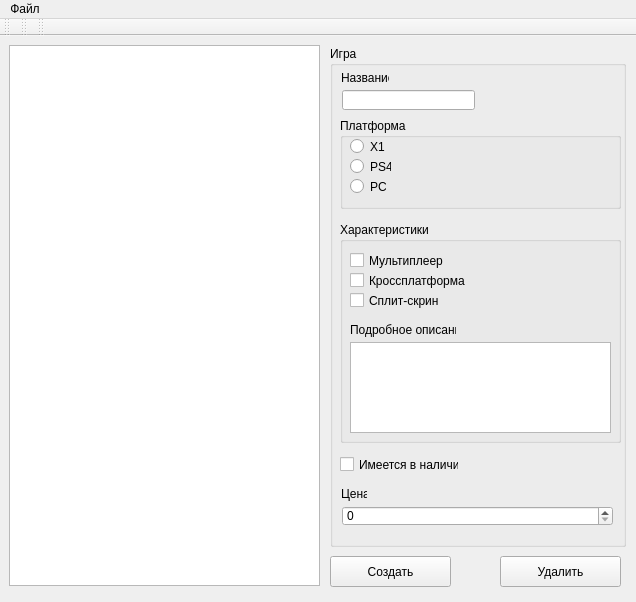
<?xml version="1.0" encoding="UTF-8"?>
<ui version="4.0">
 <class>videogameClass</class>
 <widget class="QMainWindow" name="videogameClass">
  <property name="geometry">
   <rect>
    <x>0</x>
    <y>0</y>
    <width>636</width>
    <height>602</height>
   </rect>
  </property>
  <property name="minimumSize">
   <size>
    <width>636</width>
    <height>602</height>
   </size>
  </property>
  <property name="maximumSize">
   <size>
    <width>636</width>
    <height>602</height>
   </size>
  </property>
  <property name="windowTitle">
   <string>Видеоигры</string>
  </property>
  <widget class="QWidget" name="centralWidget">
   <widget class="QListWidget" name="List">
    <property name="geometry">
     <rect>
      <x>9</x>
      <y>9</y>
      <width>311</width>
      <height>541</height>
     </rect>
    </property>
   </widget>
   <widget class="QGroupBox" name="gbgame">
    <property name="geometry">
     <rect>
      <x>330</x>
      <y>10</y>
      <width>296</width>
      <height>501</height>
     </rect>
    </property>
    <property name="title">
     <string>Игра</string>
    </property>
    <widget class="QGroupBox" name="gpplatform">
     <property name="geometry">
      <rect>
       <x>10</x>
       <y>72</y>
       <width>281</width>
       <height>91</height>
      </rect>
     </property>
     <property name="title">
      <string>Платформа</string>
     </property>
     <widget class="QRadioButton" name="rbtnX1">
      <property name="geometry">
       <rect>
        <x>10</x>
        <y>20</y>
        <width>35</width>
        <height>17</height>
       </rect>
      </property>
      <property name="text">
       <string>X1</string>
      </property>
     </widget>
     <widget class="QRadioButton" name="rbtnPS4">
      <property name="geometry">
       <rect>
        <x>10</x>
        <y>40</y>
        <width>41</width>
        <height>17</height>
       </rect>
      </property>
      <property name="text">
       <string>PS4</string>
      </property>
     </widget>
     <widget class="QRadioButton" name="rbtnPC">
      <property name="geometry">
       <rect>
        <x>10</x>
        <y>60</y>
        <width>36</width>
        <height>17</height>
       </rect>
      </property>
      <property name="text">
       <string>PC</string>
      </property>
     </widget>
    </widget>
    <widget class="QGroupBox" name="gpspecs">
     <property name="geometry">
      <rect>
       <x>10</x>
       <y>176</y>
       <width>281</width>
       <height>221</height>
      </rect>
     </property>
     <property name="title">
      <string>Характеристики</string>
     </property>
     <widget class="QCheckBox" name="flagmp">
      <property name="geometry">
       <rect>
        <x>10</x>
        <y>30</y>
        <width>161</width>
        <height>17</height>
       </rect>
      </property>
      <property name="text">
       <string>Мультиплеер</string>
      </property>
     </widget>
     <widget class="QCheckBox" name="flagcrossplatform">
      <property name="geometry">
       <rect>
        <x>10</x>
        <y>50</y>
        <width>171</width>
        <height>17</height>
       </rect>
      </property>
      <property name="text">
       <string>Кроссплатформа</string>
      </property>
     </widget>
     <widget class="QCheckBox" name="flagsplit">
      <property name="geometry">
       <rect>
        <x>10</x>
        <y>70</y>
        <width>181</width>
        <height>17</height>
       </rect>
      </property>
      <property name="text">
       <string>Сплит-скрин</string>
      </property>
     </widget>
     <widget class="QLabel" name="label_specs">
      <property name="geometry">
       <rect>
        <x>10</x>
        <y>100</y>
        <width>106</width>
        <height>16</height>
       </rect>
      </property>
      <property name="text">
       <string>Подробное описание</string>
      </property>
     </widget>
     <widget class="QTextEdit" name="otherspecs">
      <property name="geometry">
       <rect>
        <x>10</x>
        <y>120</y>
        <width>261</width>
        <height>91</height>
       </rect>
      </property>
     </widget>
    </widget>
    <widget class="QCheckBox" name="flagavailability">
     <property name="geometry">
      <rect>
       <x>10</x>
       <y>410</y>
       <width>119</width>
       <height>17</height>
      </rect>
     </property>
     <property name="text">
      <string>Имеется в наличии</string>
     </property>
    </widget>
    <widget class="QLabel" name="label">
     <property name="geometry">
      <rect>
       <x>11</x>
       <y>24</y>
       <width>48</width>
       <height>16</height>
      </rect>
     </property>
     <property name="text">
      <string>Название</string>
     </property>
    </widget>
    <widget class="QLineEdit" name="title">
     <property name="geometry">
      <rect>
       <x>12</x>
       <y>44</y>
       <width>133</width>
       <height>20</height>
      </rect>
     </property>
     <property name="locale">
      <locale language="Russian" country="Russia"/>
     </property>
     <property name="maxLength">
      <number>30</number>
     </property>
    </widget>
    <widget class="QLabel" name="label_7">
     <property name="geometry">
      <rect>
       <x>11</x>
       <y>440</y>
       <width>26</width>
       <height>16</height>
      </rect>
     </property>
     <property name="text">
      <string>Цена</string>
     </property>
    </widget>
    <widget class="QSpinBox" name="price">
     <property name="geometry">
      <rect>
       <x>12</x>
       <y>460</y>
       <width>271</width>
       <height>20</height>
      </rect>
     </property>
    </widget>
   </widget>
   <widget class="QPushButton" name="remove">
    <property name="geometry">
     <rect>
      <x>500</x>
      <y>520</y>
      <width>121</width>
      <height>31</height>
     </rect>
    </property>
    <property name="text">
     <string>Удалить</string>
    </property>
   </widget>
   <widget class="QPushButton" name="add">
    <property name="geometry">
     <rect>
      <x>330</x>
      <y>520</y>
      <width>121</width>
      <height>31</height>
     </rect>
    </property>
    <property name="text">
     <string>Создать</string>
    </property>
   </widget>
  </widget>
  <widget class="QMenuBar" name="menuBar">
   <property name="geometry">
    <rect>
     <x>0</x>
     <y>0</y>
     <width>636</width>
     <height>21</height>
    </rect>
   </property>
   <widget class="QMenu" name="menu">
    <property name="title">
     <string>Файл</string>
    </property>
    <addaction name="create"/>
    <addaction name="open"/>
    <addaction name="save"/>
    <addaction name="saveas"/>
   </widget>
   <addaction name="menu"/>
  </widget>
  <widget class="QToolBar" name="mainToolBar">
   <attribute name="toolBarArea">
    <enum>TopToolBarArea</enum>
   </attribute>
   <attribute name="toolBarBreak">
    <bool>false</bool>
   </attribute>
  </widget>
  <widget class="QToolBar" name="toolBar">
   <property name="windowTitle">
    <string>toolBar</string>
   </property>
   <attribute name="toolBarArea">
    <enum>TopToolBarArea</enum>
   </attribute>
   <attribute name="toolBarBreak">
    <bool>false</bool>
   </attribute>
  </widget>
  <widget class="QToolBar" name="toolBar_2">
   <property name="windowTitle">
    <string>toolBar_2</string>
   </property>
   <attribute name="toolBarArea">
    <enum>TopToolBarArea</enum>
   </attribute>
   <attribute name="toolBarBreak">
    <bool>false</bool>
   </attribute>
  </widget>
  <action name="create">
   <property name="text">
    <string>Создать</string>
   </property>
  </action>
  <action name="open">
   <property name="text">
    <string>Открыть...</string>
   </property>
  </action>
  <action name="save">
   <property name="text">
    <string>Сохранить</string>
   </property>
  </action>
  <action name="saveas">
   <property name="text">
    <string>Сохранить как...</string>
   </property>
  </action>
 </widget>
 <layoutdefault spacing="6" margin="11"/>
 <resources/>
 <connections/>
</ui>
